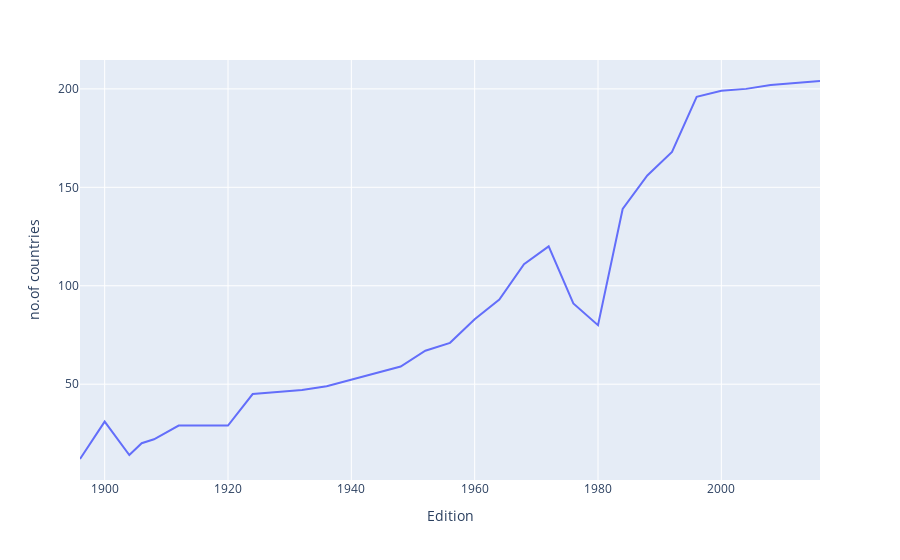

Notebook code for this chart:
### Code cell
fig=px.line(nations_over_time,x='Edition',y='no.of countries')
fig.show()

### Figure 1 — Plotly figure (JSON) as saved in the notebook; plotly's stock layout.template omitted (floating-point values rounded to 4 significant figures)
{"data": [{"hovertemplate": "Edition=%{x}<br>no.of countries=%{y}<extra></extra>", "legendgroup": "", "line": {"color": "#636efa", "dash": "solid"}, "marker": {"symbol": "circle"}, "mode": "lines", "name": "", "orientation": "v", "showlegend": false, "x": [1896, 1900, 1904, 1906, 1908, 1912, 1920, 1924, 1928, 1932, 1936, 1948, 1952, 1956, 1960, 1964, 1968, 1972, 1976, 1980, 1984, 1988, 1992, 1996, 2000, 2004, 2008, 2012, 2016], "xaxis": "x", "y": [12, 31, 14, 20, 22, 29, 29, 45, 46, 47, 49, 59, 67, 71, 83, 93, 111, 120, 91, 80, 139, 156, 168, 196, 199, 200, 202, 203, 204], "yaxis": "y", "type": "scatter"}], "layout": {"xaxis": {"anchor": "y", "domain": [0, 1], "title": {"text": "Edition"}}, "yaxis": {"anchor": "x", "domain": [0, 1], "title": {"text": "no.of countries"}}, "legend": {"tracegroupgap": 0}, "margin": {"t": 60}}}
